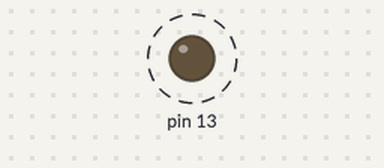
Bench run of a sketch on a simulated Arduino Uno, built with avr-gcc and run on an emulated ATmega328P. On the bench: output pins drawn as LEDs (lit = HIGH). Dashed ring = blinking.

Above: at 0.2 s.
Timing chart, 0 to 3.0 s (numbered marks = the images above):
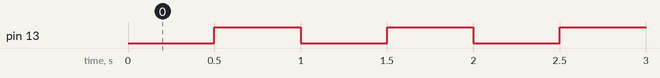

Measured:
- by itself, pin 13: alternates HIGH for 0.50 s and LOW for 0.50 s

The sketch:

motortransistor.ino
```cpp
const int delay_ms = 1000;

void setup() {
  // put your setup code here, to run once:
  pinMode(13, OUTPUT);
}

void loop() {
  // put your main code here, to run repeatedly:
    digitalWrite(13, LOW);
    delay(delay_ms/2);
    digitalWrite(13, HIGH);
    delay(delay_ms/2);
}
```
